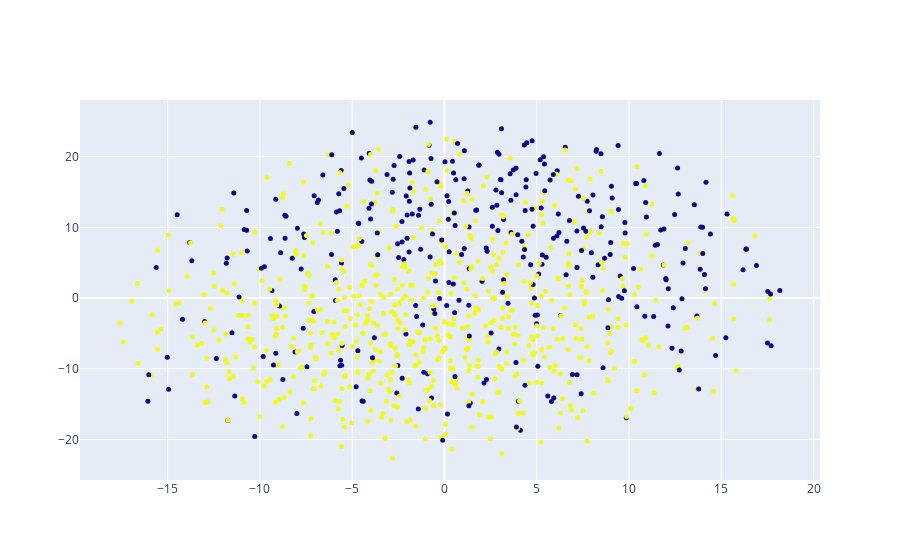

Source (notebook cell):
### Code cell
x_vals, y_vals, labels = w2v.reduce_dimensions(model)
w2v.plot_with_plotly(x_vals, y_vals, labels)

### Figure 1 — Plotly figure (JSON) as saved in the notebook; plotly's stock layout.template omitted (floating-point values rounded to 4 significant figures; data arrays with more than 128 entries replaced by an {"elided": "..."} marker saying what was removed)
{"data": [{"marker": {"color": {"elided": "965 int values"}, "size": 5}, "mode": "markers", "text": {"elided": "965 int values"}, "type": "scatter", "x": {"elided": "965 float values"}, "y": {"elided": "965 float values"}}], "layout": {}}
